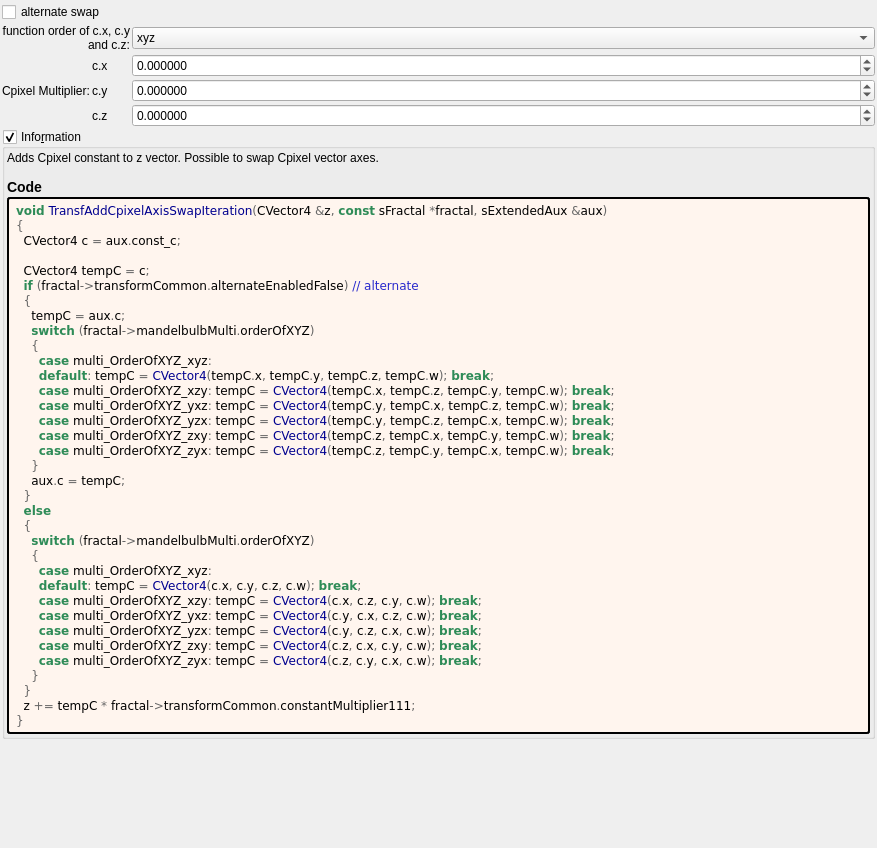
<?xml version="1.0" encoding="UTF-8"?>
<ui version="4.0">
 <class>transf_add_cpixel_axis_swap</class>
 <widget class="QWidget" name="Form">
  <property name="geometry">
   <rect>
    <x>0</x>
    <y>0</y>
    <width>877</width>
    <height>848</height>
   </rect>
  </property>
  <property name="windowTitle">
   <string notr="true">transf_add_cpixel_axis_swap</string>
  </property>
  <layout class="QVBoxLayout" name="verticalLayout">
   <property name="spacing">
    <number>2</number>
   </property>
   <property name="leftMargin">
    <number>2</number>
   </property>
   <property name="topMargin">
    <number>2</number>
   </property>
   <property name="rightMargin">
    <number>2</number>
   </property>
   <property name="bottomMargin">
    <number>2</number>
   </property>
   <item>
    <layout class="QGridLayout" name="gridLayout_23" columnstretch="0,0,1">
     <property name="spacing">
      <number>2</number>
     </property>
     <item row="3" column="1">
      <widget class="QLabel" name="label_110">
       <property name="text">
        <string notr="true">c.y</string>
       </property>
      </widget>
     </item>
     <item row="3" column="2">
      <widget class="MyDoubleSpinBox" name="spinbox3_transf_constant_multiplier_111_y">
       <property name="sizePolicy">
        <sizepolicy hsizetype="Minimum" vsizetype="Maximum">
         <horstretch>0</horstretch>
         <verstretch>0</verstretch>
        </sizepolicy>
       </property>
       <property name="prefix">
        <string/>
       </property>
       <property name="suffix">
        <string/>
       </property>
       <property name="decimals">
        <number>6</number>
       </property>
       <property name="minimum">
        <double>-99.989999999999995</double>
       </property>
       <property name="maximum">
        <double>99.989999999999995</double>
       </property>
       <property name="singleStep">
        <double>0.100000000000000</double>
       </property>
      </widget>
     </item>
     <item row="2" column="1">
      <widget class="QLabel" name="label_109">
       <property name="text">
        <string notr="true">c.x</string>
       </property>
      </widget>
     </item>
     <item row="2" column="2">
      <widget class="MyDoubleSpinBox" name="spinbox3_transf_constant_multiplier_111_x">
       <property name="sizePolicy">
        <sizepolicy hsizetype="Minimum" vsizetype="Maximum">
         <horstretch>0</horstretch>
         <verstretch>0</verstretch>
        </sizepolicy>
       </property>
       <property name="prefix">
        <string/>
       </property>
       <property name="suffix">
        <string/>
       </property>
       <property name="decimals">
        <number>6</number>
       </property>
       <property name="minimum">
        <double>-99.989999999999995</double>
       </property>
       <property name="maximum">
        <double>99.989999999999995</double>
       </property>
       <property name="singleStep">
        <double>0.100000000000000</double>
       </property>
      </widget>
     </item>
     <item row="1" column="2">
      <widget class="MyComboBox" name="comboBox_mandelbulbMulti_order_of_xyz">
       <item>
        <property name="text">
         <string notr="true">xyz</string>
        </property>
       </item>
       <item>
        <property name="text">
         <string notr="true">xzy</string>
        </property>
       </item>
       <item>
        <property name="text">
         <string notr="true">yxz</string>
        </property>
       </item>
       <item>
        <property name="text">
         <string notr="true">yzx</string>
        </property>
       </item>
       <item>
        <property name="text">
         <string notr="true">zxy</string>
        </property>
       </item>
       <item>
        <property name="text">
         <string notr="true">zyx</string>
        </property>
       </item>
      </widget>
     </item>
     <item row="3" column="0">
      <widget class="QLabel" name="label_108">
       <property name="text">
        <string>Cpixel Multiplier:</string>
       </property>
      </widget>
     </item>
     <item row="4" column="2">
      <widget class="MyDoubleSpinBox" name="spinbox3_transf_constant_multiplier_111_z">
       <property name="sizePolicy">
        <sizepolicy hsizetype="Minimum" vsizetype="Maximum">
         <horstretch>0</horstretch>
         <verstretch>0</verstretch>
        </sizepolicy>
       </property>
       <property name="prefix">
        <string/>
       </property>
       <property name="suffix">
        <string/>
       </property>
       <property name="decimals">
        <number>6</number>
       </property>
       <property name="minimum">
        <double>-99.989999999999995</double>
       </property>
       <property name="maximum">
        <double>99.989999999999995</double>
       </property>
       <property name="singleStep">
        <double>0.100000000000000</double>
       </property>
      </widget>
     </item>
     <item row="4" column="1">
      <widget class="QLabel" name="label_111">
       <property name="text">
        <string notr="true">c.z</string>
       </property>
      </widget>
     </item>
     <item row="1" column="0" colspan="2">
      <widget class="QLabel" name="label">
       <property name="text">
        <string>function order of c.x, c.y and c.z:</string>
       </property>
       <property name="alignment">
        <set>Qt::AlignRight|Qt::AlignTrailing|Qt::AlignVCenter</set>
       </property>
       <property name="wordWrap">
        <bool>true</bool>
       </property>
      </widget>
     </item>
     <item row="0" column="0" colspan="3">
      <widget class="MyCheckBox" name="checkBox_transf_alternate_enabled_false">
       <property name="text">
        <string>alternate swap</string>
       </property>
      </widget>
     </item>
    </layout>
   </item>
   <item>
    <widget class="MyGroupBox" name="groupCheck_info">
     <property name="title">
      <string>Info&amp;rmation</string>
     </property>
     <property name="flat">
      <bool>false</bool>
     </property>
     <property name="checkable">
      <bool>true</bool>
     </property>
     <layout class="QVBoxLayout" name="verticalLayout_2">
      <property name="spacing">
       <number>2</number>
      </property>
      <property name="leftMargin">
       <number>2</number>
      </property>
      <property name="topMargin">
       <number>2</number>
      </property>
      <property name="rightMargin">
       <number>2</number>
      </property>
      <property name="bottomMargin">
       <number>2</number>
      </property>
      <item>
       <widget class="QLabel" name="label_information_general">
        <property name="text">
         <string notr="true">&lt;p&gt;Adds Cpixel constant to z vector. Possible to swap Cpixel vector axes.&lt;/p&gt;&lt;table&gt;
&lt;/table&gt;
&lt;h3&gt;Code&lt;/h3&gt;</string>
        </property>
        <property name="wordWrap">
         <bool>true</bool>
        </property>
        <property name="openExternalLinks">
         <bool>true</bool>
        </property>
        <property name="textInteractionFlags">
         <set>Qt::LinksAccessibleByMouse|Qt::TextSelectableByMouse</set>
        </property>
       </widget>
      </item>
      <item>
       <widget class="QLabel" name="label_code_content">
        <property name="styleSheet">
         <string notr="true">border-style: outset; border-width: 2px; border-radius: 3px; border-color: black; background-color: #fff5ee; padding: 4px;</string>
        </property>
        <property name="text">
         <string notr="true">&lt;body style=&quot;background-color:#fff5ee&quot;&gt;
&lt;pre style=&quot;color:#000000; background-color:#fff5ee;  font-family:'Courier New',monospace;&quot;&gt;&lt;span style=&quot;color:#2e8b57; font-weight:bold&quot;&gt;void&lt;/span&gt; &lt;span style=&quot;color:#00008f&quot;&gt;TransfAddCpixelAxisSwapIteration&lt;/span&gt;&lt;span style=&quot;color:#676767&quot;&gt;(&lt;/span&gt;CVector4 &lt;span style=&quot;color:#676767&quot;&gt;&amp;amp;&lt;/span&gt;z&lt;span style=&quot;color:#676767&quot;&gt;,&lt;/span&gt; &lt;span style=&quot;color:#2e8b57; font-weight:bold&quot;&gt;const&lt;/span&gt; sFractal &lt;span style=&quot;color:#676767&quot;&gt;*&lt;/span&gt;fractal&lt;span style=&quot;color:#676767&quot;&gt;,&lt;/span&gt; sExtendedAux &lt;span style=&quot;color:#676767&quot;&gt;&amp;amp;&lt;/span&gt;aux&lt;span style=&quot;color:#676767&quot;&gt;)&lt;/span&gt;
&lt;span style=&quot;color:#676767&quot;&gt;{&lt;/span&gt;
  CVector4 c &lt;span style=&quot;color:#676767&quot;&gt;=&lt;/span&gt; aux&lt;span style=&quot;color:#676767&quot;&gt;.&lt;/span&gt;const_c&lt;span style=&quot;color:#676767&quot;&gt;;&lt;/span&gt;

  CVector4 tempC &lt;span style=&quot;color:#676767&quot;&gt;=&lt;/span&gt; c&lt;span style=&quot;color:#676767&quot;&gt;;&lt;/span&gt;
  &lt;span style=&quot;color:#2e8b57; font-weight:bold&quot;&gt;if&lt;/span&gt; &lt;span style=&quot;color:#676767&quot;&gt;(&lt;/span&gt;fractal&lt;span style=&quot;color:#676767&quot;&gt;-&amp;gt;&lt;/span&gt;transformCommon&lt;span style=&quot;color:#676767&quot;&gt;.&lt;/span&gt;alternateEnabledFalse&lt;span style=&quot;color:#676767&quot;&gt;)&lt;/span&gt; &lt;span style=&quot;color:#2929cc&quot;&gt;// alternate&lt;/span&gt;
  &lt;span style=&quot;color:#676767&quot;&gt;{&lt;/span&gt;
    tempC &lt;span style=&quot;color:#676767&quot;&gt;=&lt;/span&gt; aux&lt;span style=&quot;color:#676767&quot;&gt;.&lt;/span&gt;c&lt;span style=&quot;color:#676767&quot;&gt;;&lt;/span&gt;
    &lt;span style=&quot;color:#2e8b57; font-weight:bold&quot;&gt;switch&lt;/span&gt; &lt;span style=&quot;color:#676767&quot;&gt;(&lt;/span&gt;fractal&lt;span style=&quot;color:#676767&quot;&gt;-&amp;gt;&lt;/span&gt;mandelbulbMulti&lt;span style=&quot;color:#676767&quot;&gt;.&lt;/span&gt;orderOfXYZ&lt;span style=&quot;color:#676767&quot;&gt;)&lt;/span&gt;
    &lt;span style=&quot;color:#676767&quot;&gt;{&lt;/span&gt;
      &lt;span style=&quot;color:#2e8b57; font-weight:bold&quot;&gt;case&lt;/span&gt; multi_OrderOfXYZ_xyz&lt;span style=&quot;color:#676767&quot;&gt;:&lt;/span&gt;
      &lt;span style=&quot;color:#2e8b57; font-weight:bold&quot;&gt;default&lt;/span&gt;&lt;span style=&quot;color:#676767&quot;&gt;:&lt;/span&gt; tempC &lt;span style=&quot;color:#676767&quot;&gt;=&lt;/span&gt; &lt;span style=&quot;color:#00008f&quot;&gt;CVector4&lt;/span&gt;&lt;span style=&quot;color:#676767&quot;&gt;(&lt;/span&gt;tempC&lt;span style=&quot;color:#676767&quot;&gt;.&lt;/span&gt;x&lt;span style=&quot;color:#676767&quot;&gt;,&lt;/span&gt; tempC&lt;span style=&quot;color:#676767&quot;&gt;.&lt;/span&gt;y&lt;span style=&quot;color:#676767&quot;&gt;,&lt;/span&gt; tempC&lt;span style=&quot;color:#676767&quot;&gt;.&lt;/span&gt;z&lt;span style=&quot;color:#676767&quot;&gt;,&lt;/span&gt; tempC&lt;span style=&quot;color:#676767&quot;&gt;.&lt;/span&gt;w&lt;span style=&quot;color:#676767&quot;&gt;);&lt;/span&gt; &lt;span style=&quot;color:#2e8b57; font-weight:bold&quot;&gt;break&lt;/span&gt;&lt;span style=&quot;color:#676767&quot;&gt;;&lt;/span&gt;
      &lt;span style=&quot;color:#2e8b57; font-weight:bold&quot;&gt;case&lt;/span&gt; multi_OrderOfXYZ_xzy&lt;span style=&quot;color:#676767&quot;&gt;:&lt;/span&gt; tempC &lt;span style=&quot;color:#676767&quot;&gt;=&lt;/span&gt; &lt;span style=&quot;color:#00008f&quot;&gt;CVector4&lt;/span&gt;&lt;span style=&quot;color:#676767&quot;&gt;(&lt;/span&gt;tempC&lt;span style=&quot;color:#676767&quot;&gt;.&lt;/span&gt;x&lt;span style=&quot;color:#676767&quot;&gt;,&lt;/span&gt; tempC&lt;span style=&quot;color:#676767&quot;&gt;.&lt;/span&gt;z&lt;span style=&quot;color:#676767&quot;&gt;,&lt;/span&gt; tempC&lt;span style=&quot;color:#676767&quot;&gt;.&lt;/span&gt;y&lt;span style=&quot;color:#676767&quot;&gt;,&lt;/span&gt; tempC&lt;span style=&quot;color:#676767&quot;&gt;.&lt;/span&gt;w&lt;span style=&quot;color:#676767&quot;&gt;);&lt;/span&gt; &lt;span style=&quot;color:#2e8b57; font-weight:bold&quot;&gt;break&lt;/span&gt;&lt;span style=&quot;color:#676767&quot;&gt;;&lt;/span&gt;
      &lt;span style=&quot;color:#2e8b57; font-weight:bold&quot;&gt;case&lt;/span&gt; multi_OrderOfXYZ_yxz&lt;span style=&quot;color:#676767&quot;&gt;:&lt;/span&gt; tempC &lt;span style=&quot;color:#676767&quot;&gt;=&lt;/span&gt; &lt;span style=&quot;color:#00008f&quot;&gt;CVector4&lt;/span&gt;&lt;span style=&quot;color:#676767&quot;&gt;(&lt;/span&gt;tempC&lt;span style=&quot;color:#676767&quot;&gt;.&lt;/span&gt;y&lt;span style=&quot;color:#676767&quot;&gt;,&lt;/span&gt; tempC&lt;span style=&quot;color:#676767&quot;&gt;.&lt;/span&gt;x&lt;span style=&quot;color:#676767&quot;&gt;,&lt;/span&gt; tempC&lt;span style=&quot;color:#676767&quot;&gt;.&lt;/span&gt;z&lt;span style=&quot;color:#676767&quot;&gt;,&lt;/span&gt; tempC&lt;span style=&quot;color:#676767&quot;&gt;.&lt;/span&gt;w&lt;span style=&quot;color:#676767&quot;&gt;);&lt;/span&gt; &lt;span style=&quot;color:#2e8b57; font-weight:bold&quot;&gt;break&lt;/span&gt;&lt;span style=&quot;color:#676767&quot;&gt;;&lt;/span&gt;
      &lt;span style=&quot;color:#2e8b57; font-weight:bold&quot;&gt;case&lt;/span&gt; multi_OrderOfXYZ_yzx&lt;span style=&quot;color:#676767&quot;&gt;:&lt;/span&gt; tempC &lt;span style=&quot;color:#676767&quot;&gt;=&lt;/span&gt; &lt;span style=&quot;color:#00008f&quot;&gt;CVector4&lt;/span&gt;&lt;span style=&quot;color:#676767&quot;&gt;(&lt;/span&gt;tempC&lt;span style=&quot;color:#676767&quot;&gt;.&lt;/span&gt;y&lt;span style=&quot;color:#676767&quot;&gt;,&lt;/span&gt; tempC&lt;span style=&quot;color:#676767&quot;&gt;.&lt;/span&gt;z&lt;span style=&quot;color:#676767&quot;&gt;,&lt;/span&gt; tempC&lt;span style=&quot;color:#676767&quot;&gt;.&lt;/span&gt;x&lt;span style=&quot;color:#676767&quot;&gt;,&lt;/span&gt; tempC&lt;span style=&quot;color:#676767&quot;&gt;.&lt;/span&gt;w&lt;span style=&quot;color:#676767&quot;&gt;);&lt;/span&gt; &lt;span style=&quot;color:#2e8b57; font-weight:bold&quot;&gt;break&lt;/span&gt;&lt;span style=&quot;color:#676767&quot;&gt;;&lt;/span&gt;
      &lt;span style=&quot;color:#2e8b57; font-weight:bold&quot;&gt;case&lt;/span&gt; multi_OrderOfXYZ_zxy&lt;span style=&quot;color:#676767&quot;&gt;:&lt;/span&gt; tempC &lt;span style=&quot;color:#676767&quot;&gt;=&lt;/span&gt; &lt;span style=&quot;color:#00008f&quot;&gt;CVector4&lt;/span&gt;&lt;span style=&quot;color:#676767&quot;&gt;(&lt;/span&gt;tempC&lt;span style=&quot;color:#676767&quot;&gt;.&lt;/span&gt;z&lt;span style=&quot;color:#676767&quot;&gt;,&lt;/span&gt; tempC&lt;span style=&quot;color:#676767&quot;&gt;.&lt;/span&gt;x&lt;span style=&quot;color:#676767&quot;&gt;,&lt;/span&gt; tempC&lt;span style=&quot;color:#676767&quot;&gt;.&lt;/span&gt;y&lt;span style=&quot;color:#676767&quot;&gt;,&lt;/span&gt; tempC&lt;span style=&quot;color:#676767&quot;&gt;.&lt;/span&gt;w&lt;span style=&quot;color:#676767&quot;&gt;);&lt;/span&gt; &lt;span style=&quot;color:#2e8b57; font-weight:bold&quot;&gt;break&lt;/span&gt;&lt;span style=&quot;color:#676767&quot;&gt;;&lt;/span&gt;
      &lt;span style=&quot;color:#2e8b57; font-weight:bold&quot;&gt;case&lt;/span&gt; multi_OrderOfXYZ_zyx&lt;span style=&quot;color:#676767&quot;&gt;:&lt;/span&gt; tempC &lt;span style=&quot;color:#676767&quot;&gt;=&lt;/span&gt; &lt;span style=&quot;color:#00008f&quot;&gt;CVector4&lt;/span&gt;&lt;span style=&quot;color:#676767&quot;&gt;(&lt;/span&gt;tempC&lt;span style=&quot;color:#676767&quot;&gt;.&lt;/span&gt;z&lt;span style=&quot;color:#676767&quot;&gt;,&lt;/span&gt; tempC&lt;span style=&quot;color:#676767&quot;&gt;.&lt;/span&gt;y&lt;span style=&quot;color:#676767&quot;&gt;,&lt;/span&gt; tempC&lt;span style=&quot;color:#676767&quot;&gt;.&lt;/span&gt;x&lt;span style=&quot;color:#676767&quot;&gt;,&lt;/span&gt; tempC&lt;span style=&quot;color:#676767&quot;&gt;.&lt;/span&gt;w&lt;span style=&quot;color:#676767&quot;&gt;);&lt;/span&gt; &lt;span style=&quot;color:#2e8b57; font-weight:bold&quot;&gt;break&lt;/span&gt;&lt;span style=&quot;color:#676767&quot;&gt;;&lt;/span&gt;
    &lt;span style=&quot;color:#676767&quot;&gt;}&lt;/span&gt;
    aux&lt;span style=&quot;color:#676767&quot;&gt;.&lt;/span&gt;c &lt;span style=&quot;color:#676767&quot;&gt;=&lt;/span&gt; tempC&lt;span style=&quot;color:#676767&quot;&gt;;&lt;/span&gt;
  &lt;span style=&quot;color:#676767&quot;&gt;}&lt;/span&gt;
  &lt;span style=&quot;color:#2e8b57; font-weight:bold&quot;&gt;else&lt;/span&gt;
  &lt;span style=&quot;color:#676767&quot;&gt;{&lt;/span&gt;
    &lt;span style=&quot;color:#2e8b57; font-weight:bold&quot;&gt;switch&lt;/span&gt; &lt;span style=&quot;color:#676767&quot;&gt;(&lt;/span&gt;fractal&lt;span style=&quot;color:#676767&quot;&gt;-&amp;gt;&lt;/span&gt;mandelbulbMulti&lt;span style=&quot;color:#676767&quot;&gt;.&lt;/span&gt;orderOfXYZ&lt;span style=&quot;color:#676767&quot;&gt;)&lt;/span&gt;
    &lt;span style=&quot;color:#676767&quot;&gt;{&lt;/span&gt;
      &lt;span style=&quot;color:#2e8b57; font-weight:bold&quot;&gt;case&lt;/span&gt; multi_OrderOfXYZ_xyz&lt;span style=&quot;color:#676767&quot;&gt;:&lt;/span&gt;
      &lt;span style=&quot;color:#2e8b57; font-weight:bold&quot;&gt;default&lt;/span&gt;&lt;span style=&quot;color:#676767&quot;&gt;:&lt;/span&gt; tempC &lt;span style=&quot;color:#676767&quot;&gt;=&lt;/span&gt; &lt;span style=&quot;color:#00008f&quot;&gt;CVector4&lt;/span&gt;&lt;span style=&quot;color:#676767&quot;&gt;(&lt;/span&gt;c&lt;span style=&quot;color:#676767&quot;&gt;.&lt;/span&gt;x&lt;span style=&quot;color:#676767&quot;&gt;,&lt;/span&gt; c&lt;span style=&quot;color:#676767&quot;&gt;.&lt;/span&gt;y&lt;span style=&quot;color:#676767&quot;&gt;,&lt;/span&gt; c&lt;span style=&quot;color:#676767&quot;&gt;.&lt;/span&gt;z&lt;span style=&quot;color:#676767&quot;&gt;,&lt;/span&gt; c&lt;span style=&quot;color:#676767&quot;&gt;.&lt;/span&gt;w&lt;span style=&quot;color:#676767&quot;&gt;);&lt;/span&gt; &lt;span style=&quot;color:#2e8b57; font-weight:bold&quot;&gt;break&lt;/span&gt;&lt;span style=&quot;color:#676767&quot;&gt;;&lt;/span&gt;
      &lt;span style=&quot;color:#2e8b57; font-weight:bold&quot;&gt;case&lt;/span&gt; multi_OrderOfXYZ_xzy&lt;span style=&quot;color:#676767&quot;&gt;:&lt;/span&gt; tempC &lt;span style=&quot;color:#676767&quot;&gt;=&lt;/span&gt; &lt;span style=&quot;color:#00008f&quot;&gt;CVector4&lt;/span&gt;&lt;span style=&quot;color:#676767&quot;&gt;(&lt;/span&gt;c&lt;span style=&quot;color:#676767&quot;&gt;.&lt;/span&gt;x&lt;span style=&quot;color:#676767&quot;&gt;,&lt;/span&gt; c&lt;span style=&quot;color:#676767&quot;&gt;.&lt;/span&gt;z&lt;span style=&quot;color:#676767&quot;&gt;,&lt;/span&gt; c&lt;span style=&quot;color:#676767&quot;&gt;.&lt;/span&gt;y&lt;span style=&quot;color:#676767&quot;&gt;,&lt;/span&gt; c&lt;span style=&quot;color:#676767&quot;&gt;.&lt;/span&gt;w&lt;span style=&quot;color:#676767&quot;&gt;);&lt;/span&gt; &lt;span style=&quot;color:#2e8b57; font-weight:bold&quot;&gt;break&lt;/span&gt;&lt;span style=&quot;color:#676767&quot;&gt;;&lt;/span&gt;
      &lt;span style=&quot;color:#2e8b57; font-weight:bold&quot;&gt;case&lt;/span&gt; multi_OrderOfXYZ_yxz&lt;span style=&quot;color:#676767&quot;&gt;:&lt;/span&gt; tempC &lt;span style=&quot;color:#676767&quot;&gt;=&lt;/span&gt; &lt;span style=&quot;color:#00008f&quot;&gt;CVector4&lt;/span&gt;&lt;span style=&quot;color:#676767&quot;&gt;(&lt;/span&gt;c&lt;span style=&quot;color:#676767&quot;&gt;.&lt;/span&gt;y&lt;span style=&quot;color:#676767&quot;&gt;,&lt;/span&gt; c&lt;span style=&quot;color:#676767&quot;&gt;.&lt;/span&gt;x&lt;span style=&quot;color:#676767&quot;&gt;,&lt;/span&gt; c&lt;span style=&quot;color:#676767&quot;&gt;.&lt;/span&gt;z&lt;span style=&quot;color:#676767&quot;&gt;,&lt;/span&gt; c&lt;span style=&quot;color:#676767&quot;&gt;.&lt;/span&gt;w&lt;span style=&quot;color:#676767&quot;&gt;);&lt;/span&gt; &lt;span style=&quot;color:#2e8b57; font-weight:bold&quot;&gt;break&lt;/span&gt;&lt;span style=&quot;color:#676767&quot;&gt;;&lt;/span&gt;
      &lt;span style=&quot;color:#2e8b57; font-weight:bold&quot;&gt;case&lt;/span&gt; multi_OrderOfXYZ_yzx&lt;span style=&quot;color:#676767&quot;&gt;:&lt;/span&gt; tempC &lt;span style=&quot;color:#676767&quot;&gt;=&lt;/span&gt; &lt;span style=&quot;color:#00008f&quot;&gt;CVector4&lt;/span&gt;&lt;span style=&quot;color:#676767&quot;&gt;(&lt;/span&gt;c&lt;span style=&quot;color:#676767&quot;&gt;.&lt;/span&gt;y&lt;span style=&quot;color:#676767&quot;&gt;,&lt;/span&gt; c&lt;span style=&quot;color:#676767&quot;&gt;.&lt;/span&gt;z&lt;span style=&quot;color:#676767&quot;&gt;,&lt;/span&gt; c&lt;span style=&quot;color:#676767&quot;&gt;.&lt;/span&gt;x&lt;span style=&quot;color:#676767&quot;&gt;,&lt;/span&gt; c&lt;span style=&quot;color:#676767&quot;&gt;.&lt;/span&gt;w&lt;span style=&quot;color:#676767&quot;&gt;);&lt;/span&gt; &lt;span style=&quot;color:#2e8b57; font-weight:bold&quot;&gt;break&lt;/span&gt;&lt;span style=&quot;color:#676767&quot;&gt;;&lt;/span&gt;
      &lt;span style=&quot;color:#2e8b57; font-weight:bold&quot;&gt;case&lt;/span&gt; multi_OrderOfXYZ_zxy&lt;span style=&quot;color:#676767&quot;&gt;:&lt;/span&gt; tempC &lt;span style=&quot;color:#676767&quot;&gt;=&lt;/span&gt; &lt;span style=&quot;color:#00008f&quot;&gt;CVector4&lt;/span&gt;&lt;span style=&quot;color:#676767&quot;&gt;(&lt;/span&gt;c&lt;span style=&quot;color:#676767&quot;&gt;.&lt;/span&gt;z&lt;span style=&quot;color:#676767&quot;&gt;,&lt;/span&gt; c&lt;span style=&quot;color:#676767&quot;&gt;.&lt;/span&gt;x&lt;span style=&quot;color:#676767&quot;&gt;,&lt;/span&gt; c&lt;span style=&quot;color:#676767&quot;&gt;.&lt;/span&gt;y&lt;span style=&quot;color:#676767&quot;&gt;,&lt;/span&gt; c&lt;span style=&quot;color:#676767&quot;&gt;.&lt;/span&gt;w&lt;span style=&quot;color:#676767&quot;&gt;);&lt;/span&gt; &lt;span style=&quot;color:#2e8b57; font-weight:bold&quot;&gt;break&lt;/span&gt;&lt;span style=&quot;color:#676767&quot;&gt;;&lt;/span&gt;
      &lt;span style=&quot;color:#2e8b57; font-weight:bold&quot;&gt;case&lt;/span&gt; multi_OrderOfXYZ_zyx&lt;span style=&quot;color:#676767&quot;&gt;:&lt;/span&gt; tempC &lt;span style=&quot;color:#676767&quot;&gt;=&lt;/span&gt; &lt;span style=&quot;color:#00008f&quot;&gt;CVector4&lt;/span&gt;&lt;span style=&quot;color:#676767&quot;&gt;(&lt;/span&gt;c&lt;span style=&quot;color:#676767&quot;&gt;.&lt;/span&gt;z&lt;span style=&quot;color:#676767&quot;&gt;,&lt;/span&gt; c&lt;span style=&quot;color:#676767&quot;&gt;.&lt;/span&gt;y&lt;span style=&quot;color:#676767&quot;&gt;,&lt;/span&gt; c&lt;span style=&quot;color:#676767&quot;&gt;.&lt;/span&gt;x&lt;span style=&quot;color:#676767&quot;&gt;,&lt;/span&gt; c&lt;span style=&quot;color:#676767&quot;&gt;.&lt;/span&gt;w&lt;span style=&quot;color:#676767&quot;&gt;);&lt;/span&gt; &lt;span style=&quot;color:#2e8b57; font-weight:bold&quot;&gt;break&lt;/span&gt;&lt;span style=&quot;color:#676767&quot;&gt;;&lt;/span&gt;
    &lt;span style=&quot;color:#676767&quot;&gt;}&lt;/span&gt;
  &lt;span style=&quot;color:#676767&quot;&gt;}&lt;/span&gt;
  z &lt;span style=&quot;color:#676767&quot;&gt;+=&lt;/span&gt; tempC &lt;span style=&quot;color:#676767&quot;&gt;*&lt;/span&gt; fractal&lt;span style=&quot;color:#676767&quot;&gt;-&amp;gt;&lt;/span&gt;transformCommon&lt;span style=&quot;color:#676767&quot;&gt;.&lt;/span&gt;constantMultiplier111&lt;span style=&quot;color:#676767&quot;&gt;;&lt;/span&gt;
&lt;span style=&quot;color:#676767&quot;&gt;}&lt;/span&gt;
&lt;/pre&gt;
&lt;/body&gt;</string>
        </property>
        <property name="wordWrap">
         <bool>true</bool>
        </property>
        <property name="openExternalLinks">
         <bool>true</bool>
        </property>
        <property name="textInteractionFlags">
         <set>Qt::LinksAccessibleByMouse|Qt::TextSelectableByMouse</set>
        </property>
       </widget>
      </item>
     </layout>
    </widget>
   </item>
   <item>
    <spacer name="verticalSpacer">
     <property name="orientation">
      <enum>Qt::Vertical</enum>
     </property>
     <property name="sizeHint" stdset="0">
      <size>
       <width>20</width>
       <height>40</height>
      </size>
     </property>
    </spacer>
   </item>
  </layout>
 </widget>
 <customwidgets>
  <customwidget>
   <class>MyDoubleSpinBox</class>
   <extends>QDoubleSpinBox</extends>
   <header>my_double_spin_box.h</header>
  </customwidget>
  <customwidget>
   <class>MyGroupBox</class>
   <extends>QGroupBox</extends>
   <header>my_group_box.h</header>
   <container>1</container>
  </customwidget>
  <customwidget>
   <class>MyCheckBox</class>
   <extends>QCheckBox</extends>
   <header>my_check_box.h</header>
  </customwidget>
  <customwidget>
   <class>MyComboBox</class>
   <extends>QComboBox</extends>
   <header>my_combo_box.h</header>
  </customwidget>
 </customwidgets>
 <tabstops>
  <tabstop>checkBox_transf_alternate_enabled_false</tabstop>
  <tabstop>spinbox3_transf_constant_multiplier_111_x</tabstop>
  <tabstop>spinbox3_transf_constant_multiplier_111_y</tabstop>
  <tabstop>spinbox3_transf_constant_multiplier_111_z</tabstop>
  <tabstop>groupCheck_info</tabstop>
 </tabstops>
 <resources/>
 <connections/>
</ui>
